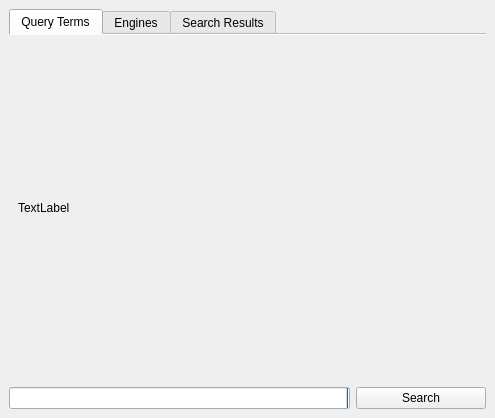
<?xml version="1.0" encoding="UTF-8"?>
<ui version="4.0">
 <class>WebSearchWidget</class>
 <widget class="QDockWidget" name="WebSearchWidget">
  <property name="geometry">
   <rect>
    <x>0</x>
    <y>0</y>
    <width>495</width>
    <height>418</height>
   </rect>
  </property>
  <property name="features">
   <set>QDockWidget::AllDockWidgetFeatures</set>
  </property>
  <property name="windowTitle">
   <string>Web search</string>
  </property>
  <widget class="QWidget" name="dockWidgetContents">
   <layout class="QVBoxLayout" name="verticalLayout_3">
    <item>
     <widget class="KTabWidget" name="ktabwidget">
      <property name="currentIndex">
       <number>0</number>
      </property>
      <property name="documentMode">
       <bool>true</bool>
      </property>
      <property name="automaticResizeTabs">
       <bool>false</bool>
      </property>
      <widget class="QWidget" name="queryTab">
       <attribute name="title">
        <string>Query Terms</string>
       </attribute>
       <layout class="QVBoxLayout" name="verticalLayout">
        <item>
         <widget class="QLabel" name="engineSelectionLabel">
          <property name="text">
           <string>TextLabel</string>
          </property>
          <property name="wordWrap">
           <bool>true</bool>
          </property>
         </widget>
        </item>
       </layout>
      </widget>
      <widget class="QWidget" name="enginesTab">
       <attribute name="title">
        <string>Engines</string>
       </attribute>
       <layout class="QVBoxLayout" name="verticalLayout_2">
        <item>
         <widget class="QListWidget" name="engineListWidget"/>
        </item>
       </layout>
      </widget>
      <widget class="QWidget" name="searchResults">
       <attribute name="title">
        <string>Search Results</string>
       </attribute>
       <layout class="QVBoxLayout" name="verticalLayout_4">
        <item>
         <widget class="QListView" name="listView">
          <property name="font">
           <font>
            <pointsize>8</pointsize>
           </font>
          </property>
          <property name="editTriggers">
           <set>QAbstractItemView::NoEditTriggers</set>
          </property>
          <property name="showDropIndicator" stdset="0">
           <bool>false</bool>
          </property>
          <property name="dragDropOverwriteMode">
           <bool>false</bool>
          </property>
          <property name="alternatingRowColors">
           <bool>true</bool>
          </property>
          <property name="selectionMode">
           <enum>QAbstractItemView::ExtendedSelection</enum>
          </property>
          <property name="selectionBehavior">
           <enum>QAbstractItemView::SelectRows</enum>
          </property>
          <property name="isWrapping" stdset="0">
           <bool>false</bool>
          </property>
          <property name="resizeMode">
           <enum>QListView::Adjust</enum>
          </property>
          <property name="wordWrap">
           <bool>true</bool>
          </property>
         </widget>
        </item>
       </layout>
      </widget>
     </widget>
    </item>
    <item>
     <layout class="QHBoxLayout" name="horizontalLayout">
      <item>
       <widget class="QProgressBar" name="progressBar">
        <property name="maximum">
         <number>1000</number>
        </property>
        <property name="value">
         <number>0</number>
        </property>
        <property name="invertedAppearance">
         <bool>true</bool>
        </property>
        <property name="textDirection">
         <enum>QProgressBar::TopToBottom</enum>
        </property>
       </widget>
      </item>
      <item>
       <widget class="KPushButton" name="searchButton">
        <property name="minimumSize">
         <size>
          <width>130</width>
          <height>0</height>
         </size>
        </property>
        <property name="maximumSize">
         <size>
          <width>130</width>
          <height>16777215</height>
         </size>
        </property>
        <property name="text">
         <string>Search</string>
        </property>
       </widget>
      </item>
     </layout>
    </item>
   </layout>
  </widget>
 </widget>
 <customwidgets>
  <customwidget>
   <class>KPushButton</class>
   <extends>QPushButton</extends>
   <header>kpushbutton.h</header>
  </customwidget>
  <customwidget>
   <class>KTabWidget</class>
   <extends>QTabWidget</extends>
   <header>ktabwidget.h</header>
   <container>1</container>
  </customwidget>
 </customwidgets>
 <resources/>
 <connections/>
</ui>
